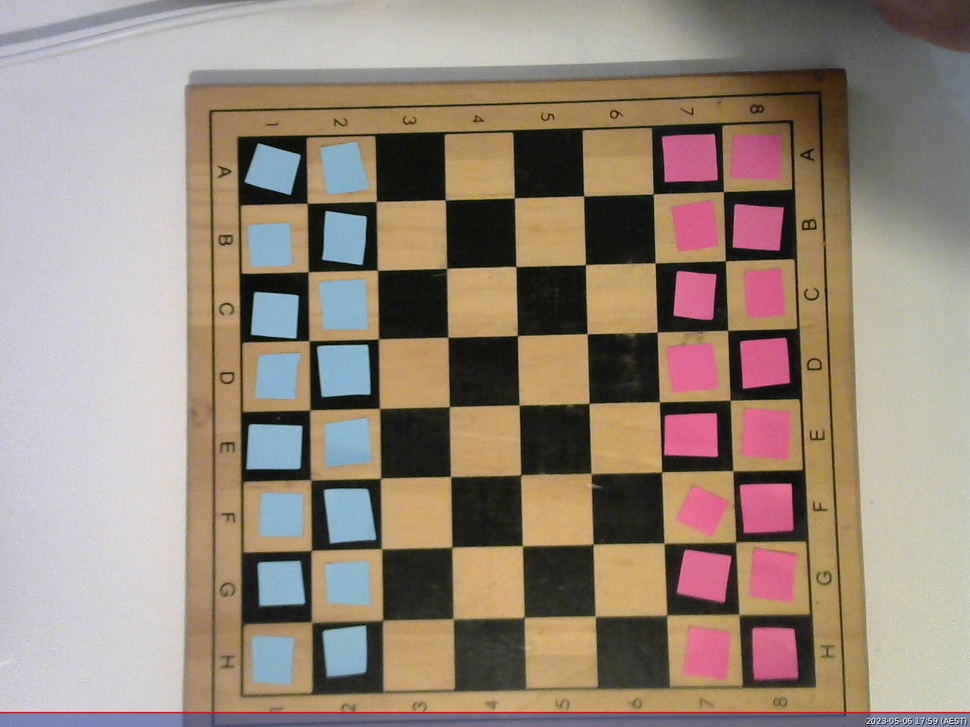
//> input picture State0.jpg, 970 x 727 px, shrunk from 1280 x 960 before the run
$ ./CVTest13   (built with g++ and OpenCV 4)
//> lines starting //> are read from the running program, lines starting //| are printed output that depends on the picture; after the words box and inside, x2 and y2 are one past the last pixel; in counts of white or black regions, pixels touching at a corner belong together
#include <opencv2/opencv.hpp>
#include <iostream>

using namespace cv;
using namespace std;

int main()
{
    // Load the image
    Mat img = imread("/home/fyp2023jb/ChessRobot2023FYP/State0.jpg");
//> img is the input picture: 727 rows x 970 cols, CV_8UC3; mean B, G, R 122.2, 135.7, 150.8

    // Convert the image to grayscale
    Mat gray;
    cvtColor(img, gray, COLOR_BGR2GRAY);
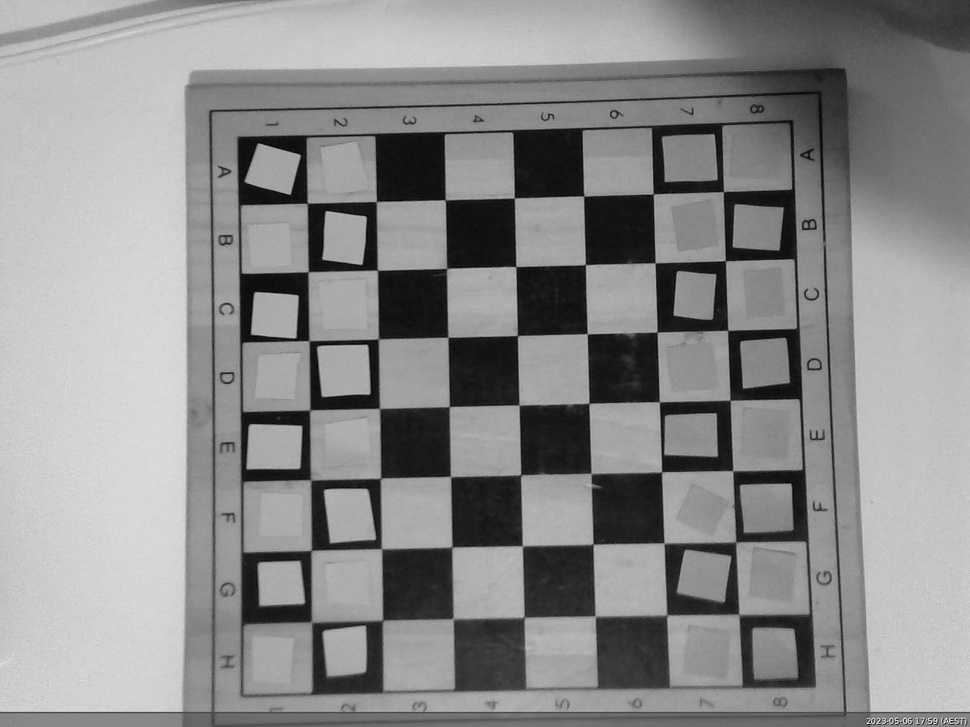
//> gray: 727 rows x 970 cols, CV_8UC1; min 3, max 254, mean 138.7

    // Define the parameters for Harris corner detection
    int blockSize = 2;
    int apertureSize = 3;
    double k = 0.06;
    Mat dst = Mat::zeros(img.size(), CV_32FC1);

    // Apply Harris corner detection
    cornerHarris(gray, dst, blockSize, apertureSize, k);
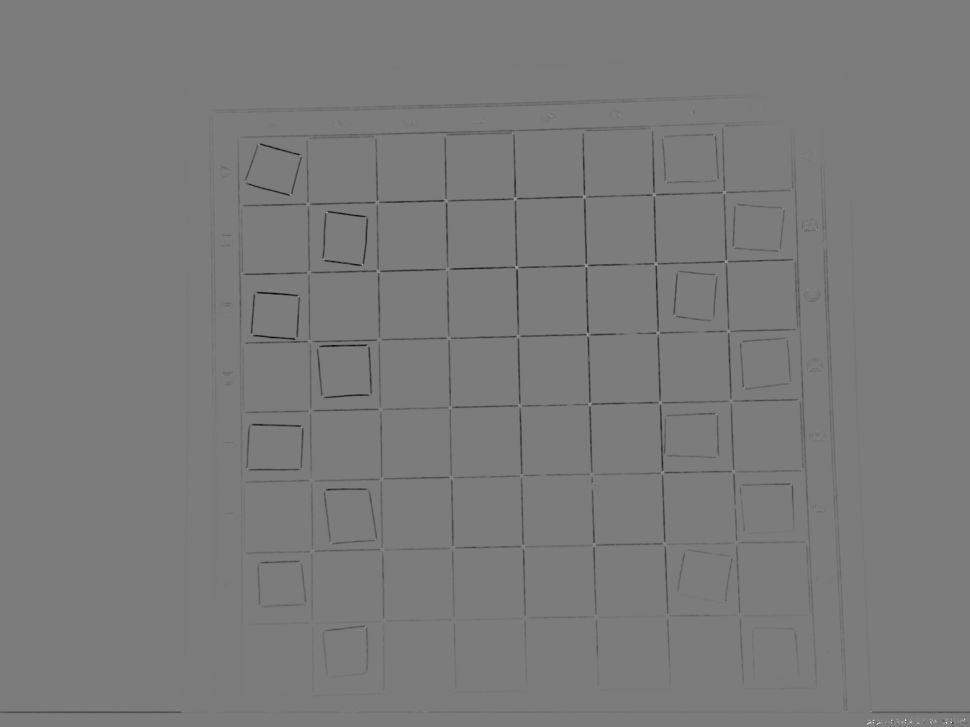
//> dst: 727 rows x 970 cols, CV_32FC1; min -0.00597, max 0.00626, mean -5.18e-05; drawn with min black and max white

    // Normalize the output image
    Mat dst_norm, dst_norm_scaled;
    normalize(dst, dst_norm, 0, 255, NORM_MINMAX, CV_32FC1, Mat());
    convertScaleAbs(dst_norm, dst_norm_scaled);

    // Draw circles around the corners
    for (int i = 0; i < dst_norm.rows; i++) {
        for (int j = 0; j < dst_norm.cols; j++) {
            if ((int)dst_norm.at<float>(i, j) > 200) {
                circle(img, Point(j, i), 5, Scalar(0, 0, 255), 2, 8, 0);
            }
        }
    }
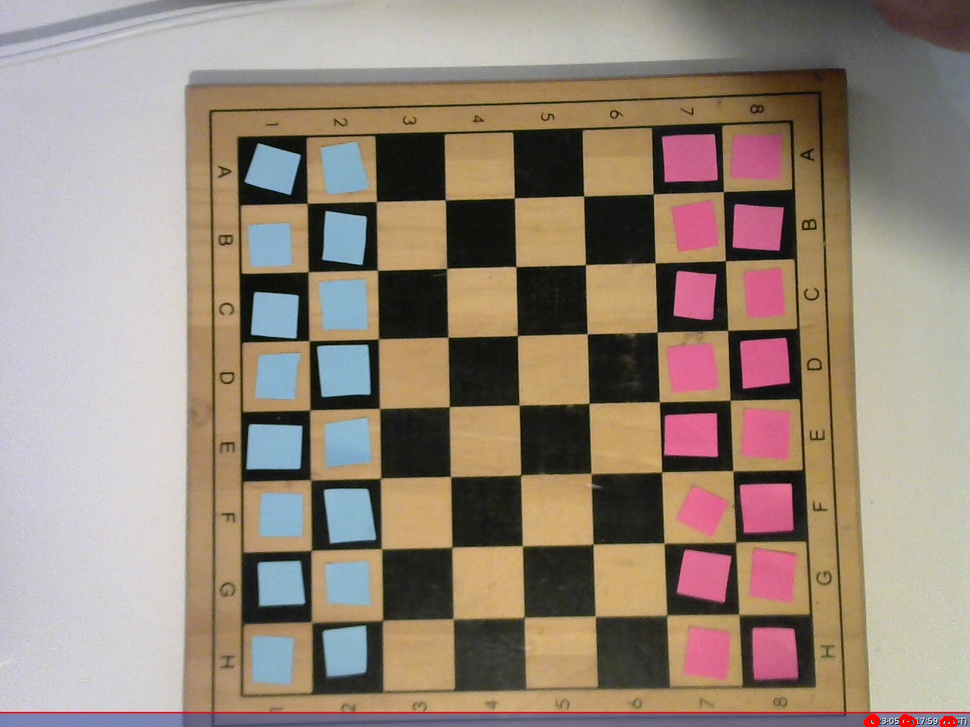
//> img: 727 rows x 970 cols, CV_8UC3; 0.07% of pixels changed, all inside (x1, y1, x2, y2) = (864, 714, 958, 727)

    // Display the image
    imshow("Harris Corner Detection", dst_norm_scaled);
    waitKey(0);

    imshow("Harris Corner Detection", img);
    waitKey(0);

    return 0;
}

$ run again, with 0.jpg copied over State0.jpg
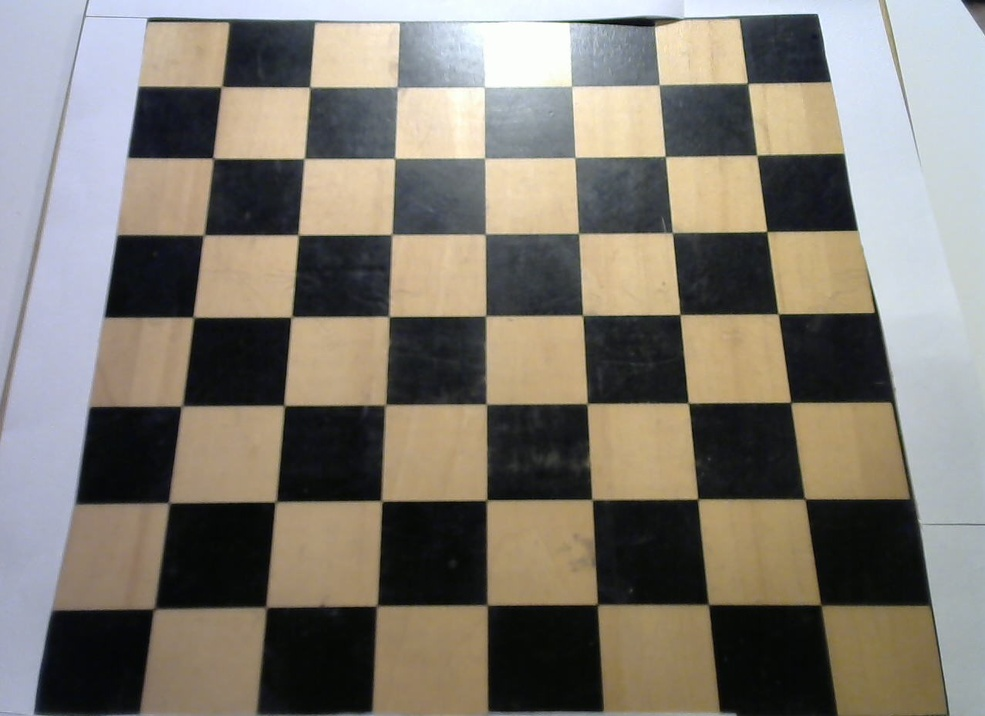
//> input picture 0.jpg, 985 x 716 px, shrunk from 1277 x 928 before the run
//> img is the input picture: 716 rows x 985 cols, CV_8UC3; mean B, G, R 112.8, 121.9, 127.4
//> `cornerHarris(gray, dst, blockSize, apertureSize, k);`:
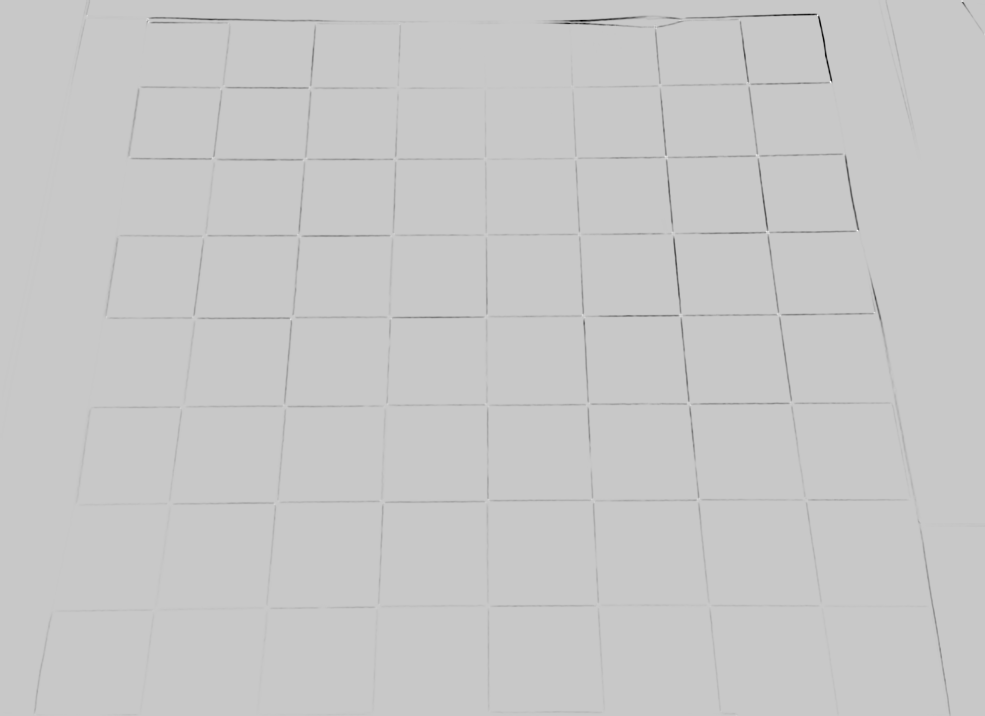
//> dst: 716 rows x 985 cols, CV_32FC1; min -0.00741, max 0.00203, mean -3.14e-05; drawn with min black and max white
//> after the loop `for (int i = 0; i < dst_norm.rows; i++)`:
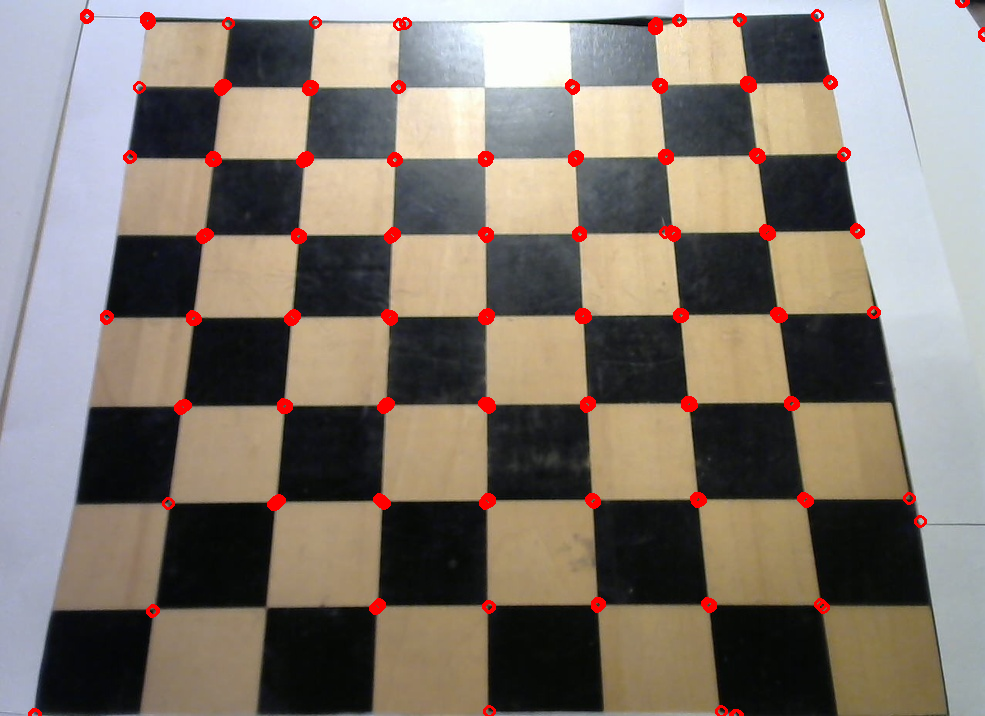
//> img: 716 rows x 985 cols, CV_8UC3; 1.71% of pixels changed, all inside (x1, y1, x2, y2) = (28, 0, 985, 716)

$ run again, with 1.jpg copied over State0.jpg
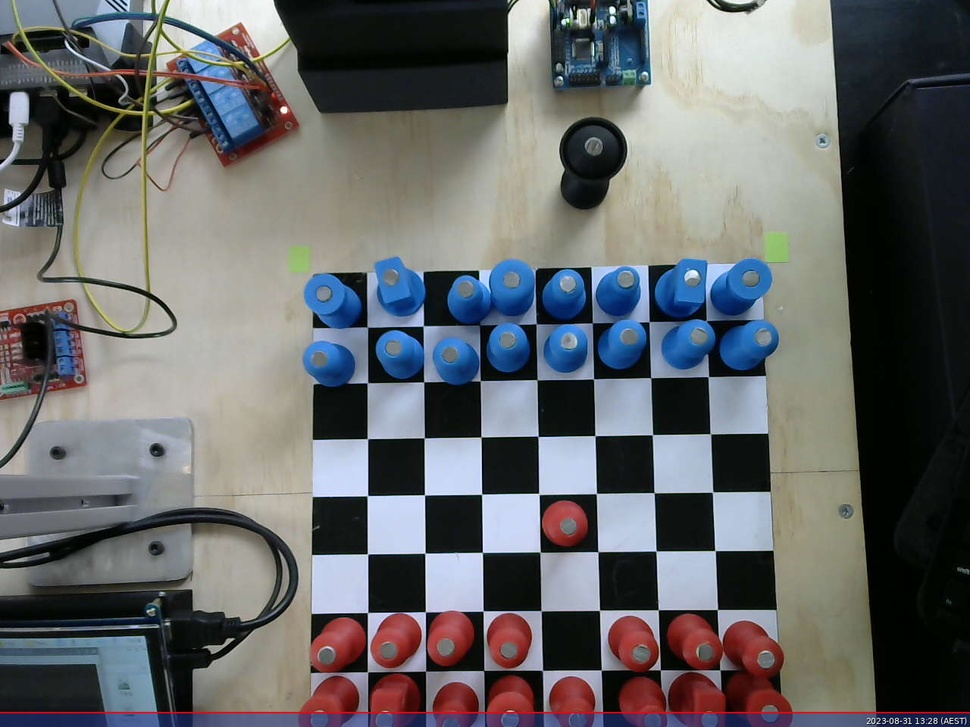
//> input picture 1.jpg, 970 x 727 px, shrunk from 1280 x 960 before the run
//> img is the input picture: 727 rows x 970 cols, CV_8UC3; mean B, G, R 104.7, 102.9, 101.2
//> `cornerHarris(gray, dst, blockSize, apertureSize, k);`:
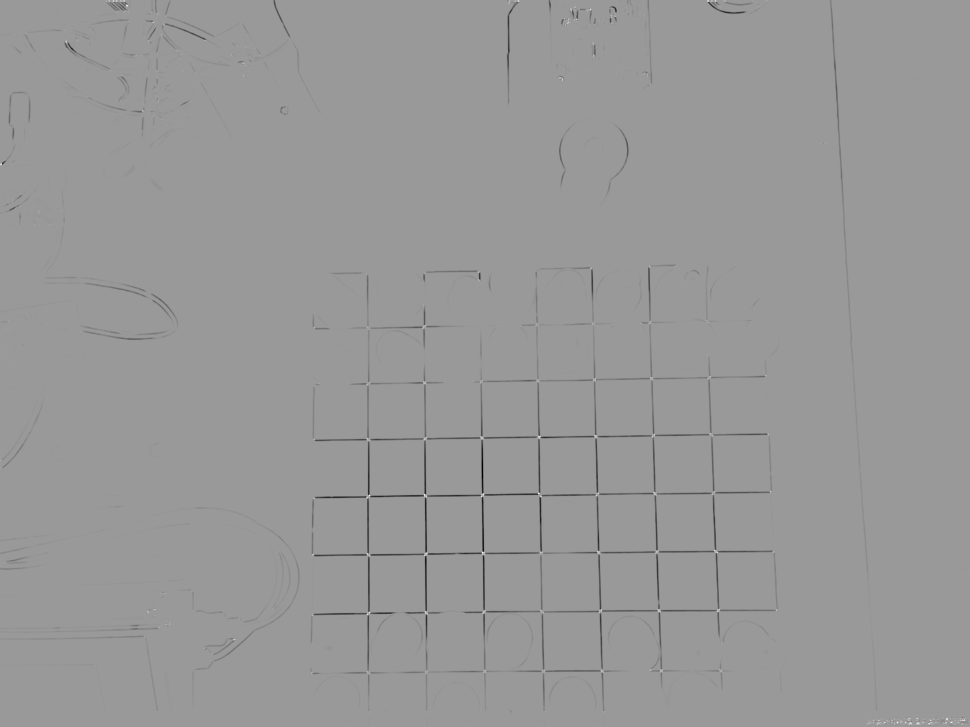
//> dst: 727 rows x 970 cols, CV_32FC1; min -0.024, max 0.0158, mean -0.00015; drawn with min black and max white
//> after the loop `for (int i = 0; i < dst_norm.rows; i++)`:
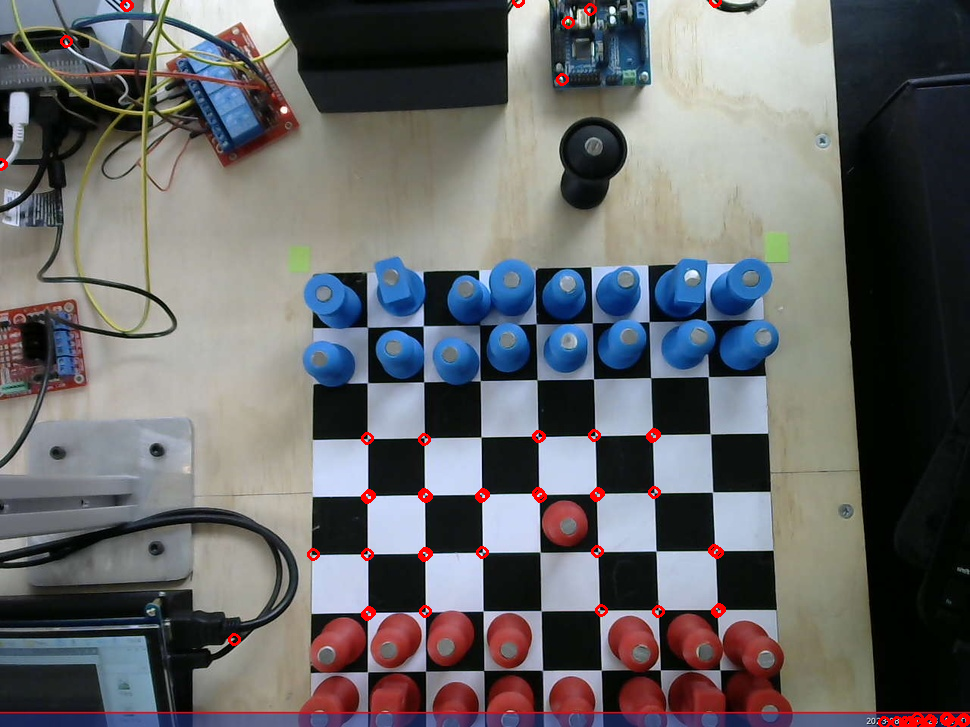
//> img: 727 rows x 970 cols, CV_8UC3; 0.58% of pixels changed, all inside (x1, y1, x2, y2) = (0, 0, 970, 727)

$ run again, with 1001.jpg copied over State0.jpg
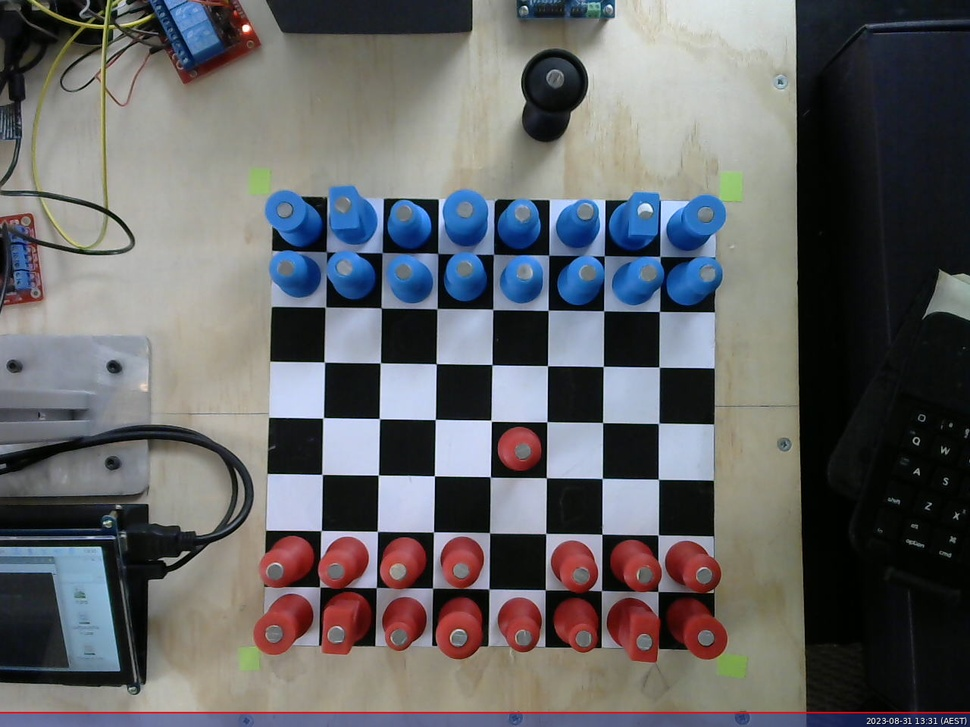
//> input picture 1001.jpg, 970 x 727 px, shrunk from 1280 x 960 before the run
//> img is the input picture: 727 rows x 970 cols, CV_8UC3; mean B, G, R 102.1, 100.1, 99.7
//> `cornerHarris(gray, dst, blockSize, apertureSize, k);`:
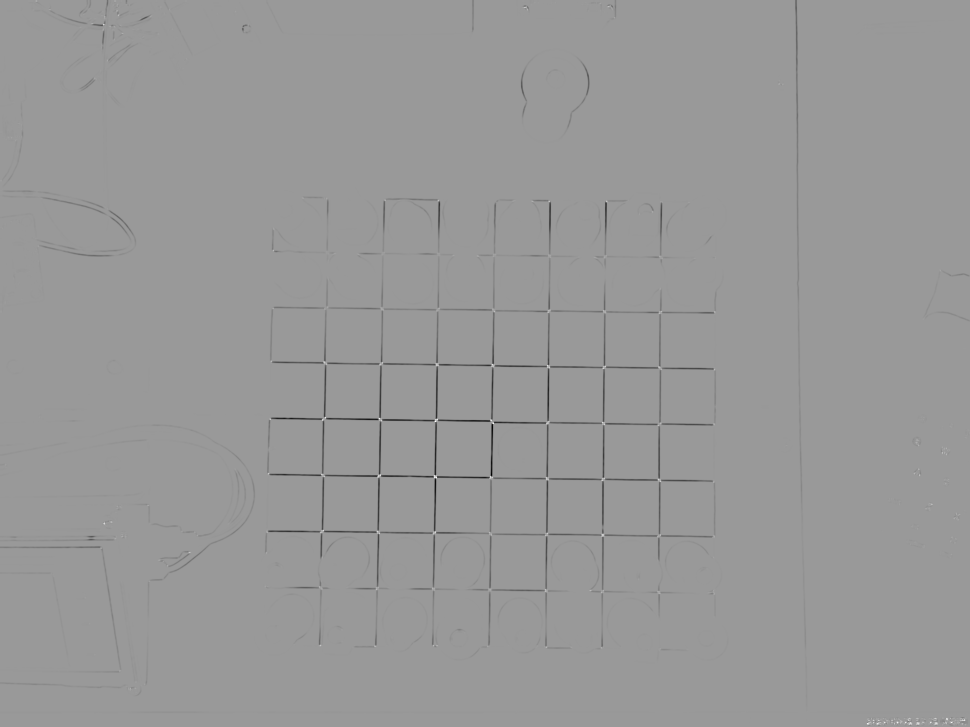
//> dst: 727 rows x 970 cols, CV_32FC1; min -0.023, max 0.0153, mean -0.000127; drawn with min black and max white
//> after the loop `for (int i = 0; i < dst_norm.rows; i++)`:
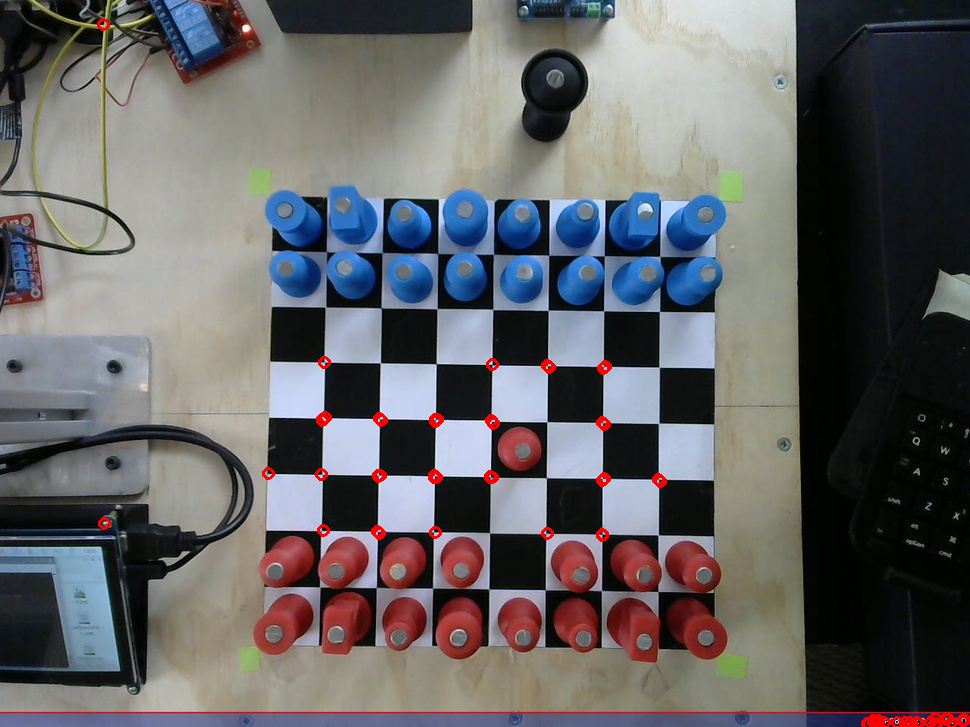
//> img: 727 rows x 970 cols, CV_8UC3; 0.55% of pixels changed, all inside (x1, y1, x2, y2) = (97, 18, 970, 727)
